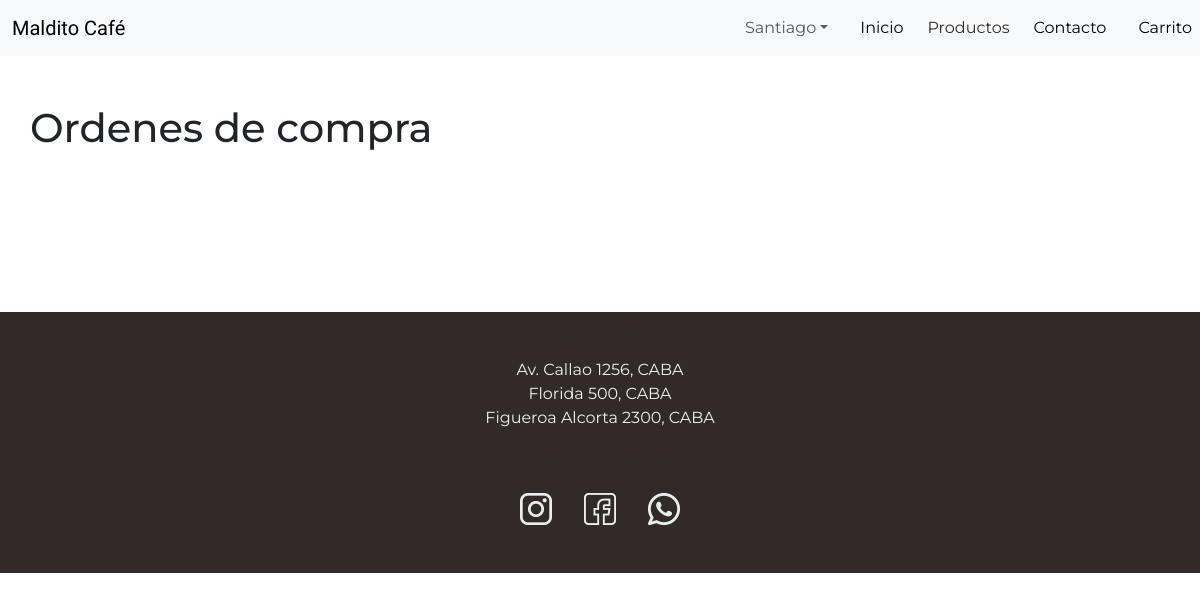
Page /index.php?sec=ordenes&userID=17 (signed in) on the earlier database version.
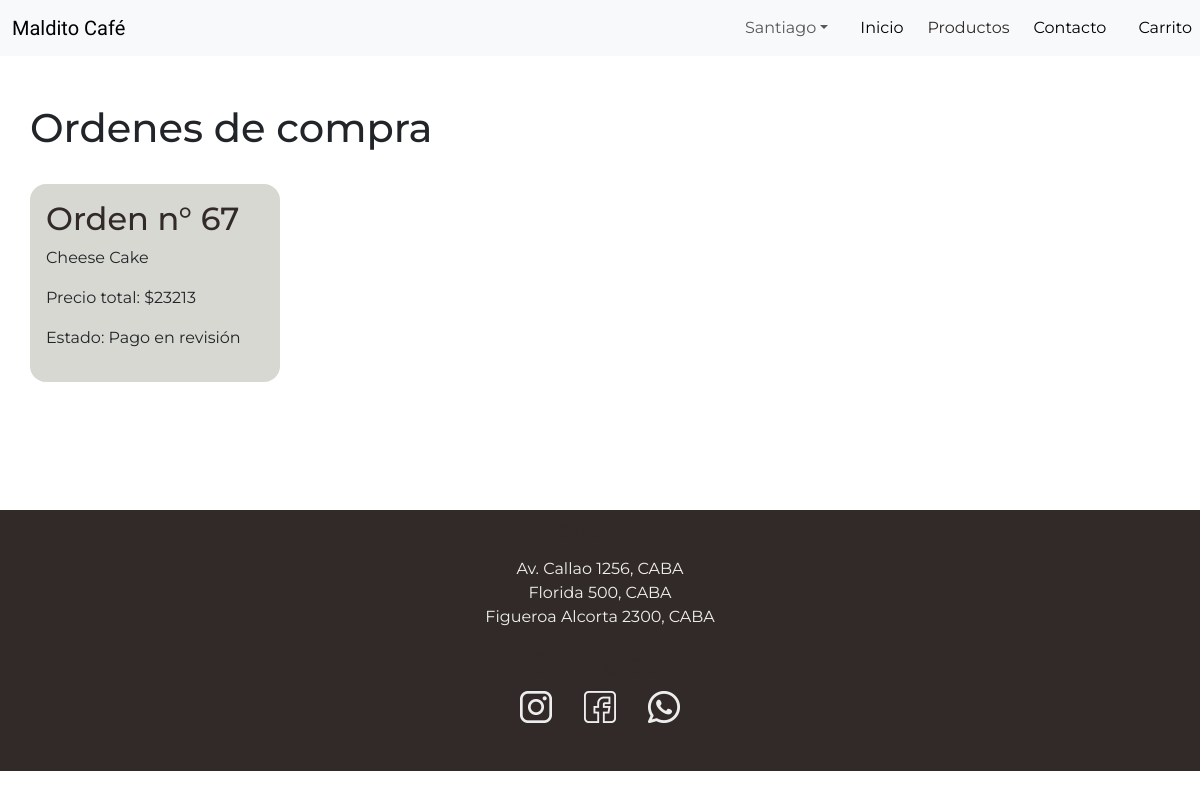
Same page on the later database version.
### tables this page shows
CREATE TABLE `ordenes` (
  `orden_id` int(11) UNSIGNED NOT NULL,
  `fk_user_id` int(11) UNSIGNED NOT NULL,
  `precio_total` decimal(10,2) NOT NULL,
  `estado_fk` int(10) UNSIGNED NOT NULL,
  `carrito_fk` int(10) NOT NULL,
  `created_at` timestamp NULL DEFAULT current_timestamp()
);

CREATE TABLE `ordenes_items` (
  `orden_item_id` int(11) NOT NULL,
  `fk_orden_id` int(11) UNSIGNED NOT NULL,
  `fk_producto_id` int(11) UNSIGNED NOT NULL,
  `cantidad` int(11) NOT NULL,
  `precio` decimal(10,2) NOT NULL
);

CREATE TABLE `productos_bar` (
  `id` int(11) UNSIGNED NOT NULL,
  `nombre` varchar(50) NOT NULL,
  `descripcion` mediumtext DEFAULT NULL,
  `imagen` varchar(70) DEFAULT NULL,
  `precio` decimal(10,0) UNSIGNED NOT NULL,
  `stock` int(10) UNSIGNED DEFAULT NULL
);

CREATE TABLE `ordenes_estados` (
  `id` int(10) UNSIGNED NOT NULL,
  `estado` tinytext NOT NULL
);

### clases/conexion.php (called while the page is built, shortened)
<?php
class Conexion {
    private $servername = "localhost";
    private $username = "root";
    private $password = "";
    private $db = "maldito";
    protected $conn;
    public function __construct (){
        try {
            $this->conn = new PDO ("mysql: host=$this->servername;dbname=$this->db", $this->username, $this->password);
            $this->conn->setAttribute(PDO::ATTR_ERRMODE, PDO::ERRMODE_EXCEPTION);
        } catch (PDOException $e){
            echo "Conexión fallida: ". $e->getMessage();
        }
    }
    public function getConn (){
        return $this->conn;
    }
}
?>

### clases/Orden.php (called while the page is built, shortened)
<?php
require_once ('Conexion.php');
class Orden{
    private $conn;
    public function __construct()
    {
        $bd = new Conexion();
        $this->conn = $bd->getConn();
    }
    public function readOrdenes($userID)
    {
        $estado = 4;
        $queryTotal = "SELECT * FROM ordenes WHERE fk_user_id = :userID AND estado_fk != :estado ORDER BY created_at DESC";
        $stmt = $this->conn->prepare($queryTotal);
        $stmt->bindParam(':userID', $userID);
        $stmt->bindParam(':estado', $estado);
        $stmt->execute();
        return $stmt;
    }
    public function getItems($ordenID)
    {
        $query = "SELECT oi.*, p.nombre AS nombre_producto
        FROM ordenes_items oi
        JOIN productos_bar p ON oi.fk_producto_id = p.id
        WHERE oi.fk_orden_id = :ordenID";
        $stmt = $this->conn->prepare($query);
        $stmt->bindParam(':ordenID', $ordenID);
        $stmt->execute();
        return $stmt->fetchAll(PDO::FETCH_ASSOC);
    }
    public function convertirEstado($estado_fk){
        $query = "SELECT * FROM ordenes_estados WHERE id = :estado_fk";
        $stmt = $this->conn->prepare($query);
        $stmt->bindParam(':estado_fk', $estado_fk);
        $stmt->execute();
        $estado = $stmt->fetch(PDO::FETCH_ASSOC);
        return $estado['estado'];
    }
}

### views/ordenes.php (the view, shortened to what this page needs)
<section>
    <h1>Ordenes de compra</h1>
    <div id="ordenes">
    <?php
require_once ('clases/Orden.php');
$orden = new Orden ();
$userID = $_GET['userID'];
$ordenes = $orden->readOrdenes($userID)->fetchAll(PDO::FETCH_ASSOC);
foreach ($ordenes as $ordenData){
   $items = $orden->getItems($ordenData['orden_id']);
   $estado_fk = $ordenData['estado_fk'];
    echo '<article class="order">';
        echo '<h2 class="order__title   ">Orden n° '.$ordenData['orden_id'] .' </h2>';
    echo '<ul>';
    foreach($items as $item){
        echo '<li>'. $item['nombre_producto'] .'</li>';
    }
    echo  '</ul>';
    echo '<p><span>Precio total: </span>$'. round($ordenData['precio_total'] ). ' </p>';
    echo '<p><span>Estado: '. $orden->convertirEstado($estado_fk).'</span></p>';
    echo '</article>';
}
?>
    </div>
</section>

Differences in the rows shown:
added ordenes: orden_id "67", precio_total "23213", estado_fk.estado "Pago en revisión"
added ordenes_items: fk_producto.nombre "Cheese Cake"
